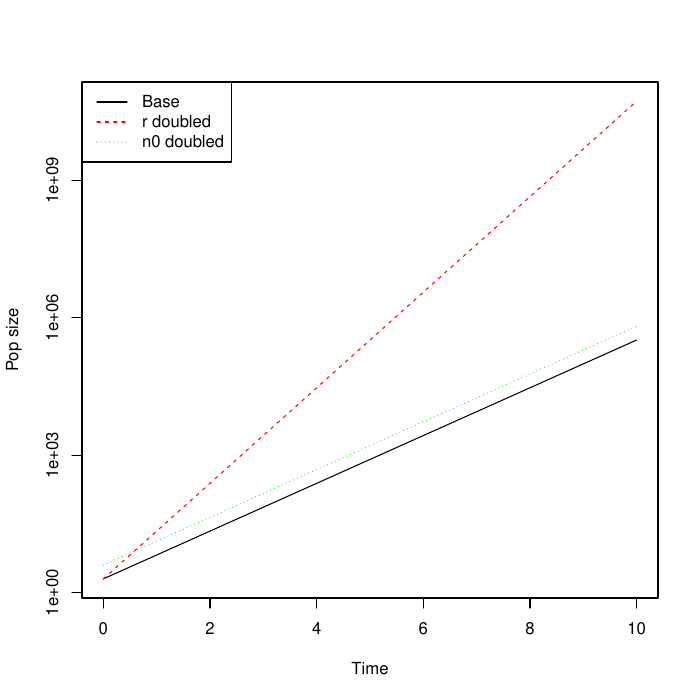

Write R code to recreate this figure.
#In Class Work 1/10/17

#plotting exponential growth for different values of r and n0

#clear workspace
rm(list=ls())

#define a function for exponential growth
#takes in initial population size n0, population growth rate r, 
#and time t (either a final scalar time or vector of times)
expGrowth = function(n0, r, t){
	#exponential growth function
	n = n0*exp(r*t)
	#function output 
	return(n)
}

#plot exponential growth for different values of r and n0, one t series

#parameters
#time series
t = seq(0,10,0.1)
#baseline growth rate
r = 1.2
#baseline initial population size
n0 = 2

#call expGrowth on each combination on the same t series
#baseline exponential growth
n = expGrowth(n0,r, t)
#second r value exp growth
n2 = expGrowth(n0, r*2, t)
#second n0 value exp growth
n3 = expGrowth(n0*2, r, t)

#plot different ivp solutions
# create file for saving plot as a pdf
pdf(file="lec1_ex.pdf")

#create a matrix with these data
y = cbind(n,n2,n3)
# the matrix plot command that plots each column
# options used are type="l" to connect the points (lines), and log="y" to get 
# the y axis on a log scale
matplot(t,y,log="y",type="l", xlab="Time", ylab="Pop size") 
# #R sets the plot window size based on first plot, so use biggest first
# plot(t, n.r2, type="l", col="blue", xlab="Time", ylab="Pop size", log="y")

# #add the other two solutions
# lines(t, n.base, col="black")
# lines(t, n.n02, col="red") 

#add legend
legend("topleft", c("Base", "r doubled", "n0 doubled"), lty=1:3, col=1:3)

# shut down current plot (paired with "pdf" command above)
dev.off() 